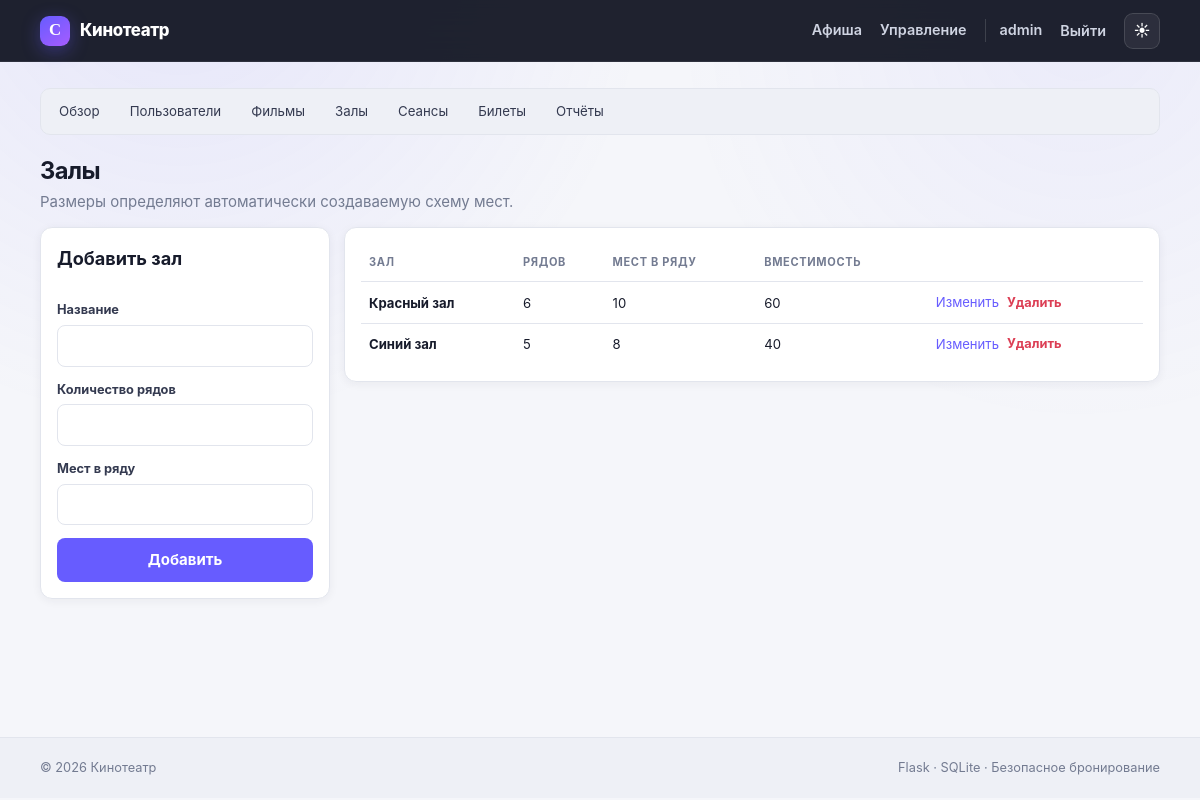
Screenshot of /admin/halls (signed in) with the database file from the repository.
### tables this page shows
CREATE TABLE users (
    id INTEGER PRIMARY KEY AUTOINCREMENT,
    username TEXT NOT NULL UNIQUE COLLATE NOCASE,
    password_hash TEXT NOT NULL,
    email TEXT NOT NULL UNIQUE COLLATE NOCASE,
    phone TEXT,
    role TEXT NOT NULL DEFAULT 'customer' CHECK(role IN ('admin', 'customer')),
    is_active INTEGER NOT NULL DEFAULT 1 CHECK(is_active IN (0, 1)),
    created_at TEXT NOT NULL DEFAULT CURRENT_TIMESTAMP
);

CREATE TABLE halls (
    id INTEGER PRIMARY KEY AUTOINCREMENT,
    name TEXT NOT NULL UNIQUE,
    rows_count INTEGER NOT NULL CHECK(rows_count BETWEEN 1 AND 30),
    seats_per_row INTEGER NOT NULL CHECK(seats_per_row BETWEEN 1 AND 40)
);

### routes/admin.py (the view, shortened to what this page needs)
@bp.route("/halls", methods=("GET", "POST"))
@admin_required
def halls():
    db=get_db()
    halls=db.execute("SELECT * FROM halls ORDER BY name").fetchall()
    return render_template("admin/halls.html",halls=halls)

### database.py (called while the page is built)
def get_db():
    if "db" not in g:
        g.db = sqlite3.connect(
            current_app.config["DATABASE"],
            detect_types=sqlite3.PARSE_DECLTYPES,
            timeout=10,
        )
        g.db.row_factory = sqlite3.Row
        g.db.execute("PRAGMA foreign_keys = ON")
        g.db.execute("PRAGMA busy_timeout = 10000")
    return g.db

### utils.py (called while the page is built)
def admin_required(view):
    @wraps(view)
    def wrapped(**kwargs):
        if g.user is None:
            return redirect(url_for("auth.login"))
        if g.user["role"] != "admin":
            abort(403)
        return view(**kwargs)
    return wrapped

### templates/admin/halls.html
{% extends 'base.html' %}{% block title %}Залы{% endblock %}{% block content %}{% include 'admin/_nav.html' %}<div class="page-head"><div><h1>Залы</h1><p>Размеры определяют автоматически создаваемую схему мест.</p></div></div><div class="admin-grid"><form method="post" class="panel stack"><h2>Добавить зал</h2><input type="hidden" name="csrf_token" value="{{ csrf_token }}"><label>Название<input name="name" required></label><label>Количество рядов<input type="number" name="rows_count" min="1" max="30" required></label><label>Мест в ряду<input type="number" name="seats_per_row" min="1" max="40" required></label><button>Добавить</button></form><div class="panel table-wrap"><table><thead><tr><th>Зал</th><th>Рядов</th><th>Мест в ряду</th><th>Вместимость</th><th></th></tr></thead><tbody>{% for h in halls %}<tr><td><b>{{ h['name'] }}</b></td><td>{{ h['rows_count'] }}</td><td>{{ h['seats_per_row'] }}</td><td>{{ h['rows_count']*h['seats_per_row'] }}</td><td class="actions"><a href="{{ url_for('admin.hall_edit',item_id=h['id']) }}">Изменить</a><form method="post" action="{{ url_for('admin.hall_delete',item_id=h['id']) }}" onsubmit="return confirm('Удалить зал?')"><input type="hidden" name="csrf_token" value="{{ csrf_token }}"><button class="text-danger">Удалить</button></form></td></tr>{% endfor %}</tbody></table></div></div>{% endblock %}

### templates/base.html (shortened to what this page needs)
<!doctype html>
<html lang="ru" data-theme="light" data-accent="violet">
<head>
  <link rel="stylesheet" href="{{ url_for('static', filename='style.css') }}">
</head>
<body>
<header class="topbar">
  <div class="container nav">
    <a class="brand" href="{{ url_for('main.index') }}"><span class="brand-mark">C</span><span>Кинотеатр</span></a>
    <nav id="main-nav">
      <a href="{{ url_for('main.index') }}">Афиша</a>
      {% if g.user %}
        {% if g.user['role']=='admin' %}<a href="{{ url_for('admin.dashboard') }}">Управление</a>{% else %}<a href="{{ url_for('booking.profile') }}">Мои билеты</a>{% endif %}
        <a class="user" href="{{ url_for('booking.profile') }}" title="Профиль и настройки">{{ g.user['username'] }}</a>
        <form class="inline" method="post" action="{{ url_for('auth.logout') }}"><input type="hidden" name="csrf_token" value="{{ csrf_token }}"><button class="link-button">Выйти</button></form>
      {% else %}
        <a href="{{ url_for('auth.login') }}">Вход</a><a class="nav-accent" href="{{ url_for('auth.register') }}">Регистрация</a>
      {% endif %}
      <div class="theme-wrap">
        <button class="theme-button" id="theme-button" type="button" aria-label="Настроить тему" aria-expanded="false"><span id="theme-icon">◐</span></button>
      </div>
    </nav>
  </div>
</header>
<main class="container">
  {% block content %}{% endblock %}
</main>
<footer><div class="container footer-content"><span>© 2026 Кинотеатр</span><span>Flask · SQLite · Безопасное бронирование</span></div></footer>
</body>
</html>

### rows the page displays
users: user.username "admin"
halls: name "Красный зал", rows_count "6", seats_per_row "10", h['rows_count']*h['seats_per_row'] "60"
halls: name "Синий зал", rows_count "5", seats_per_row "8", h['rows_count']*h['seats_per_row'] "40"
